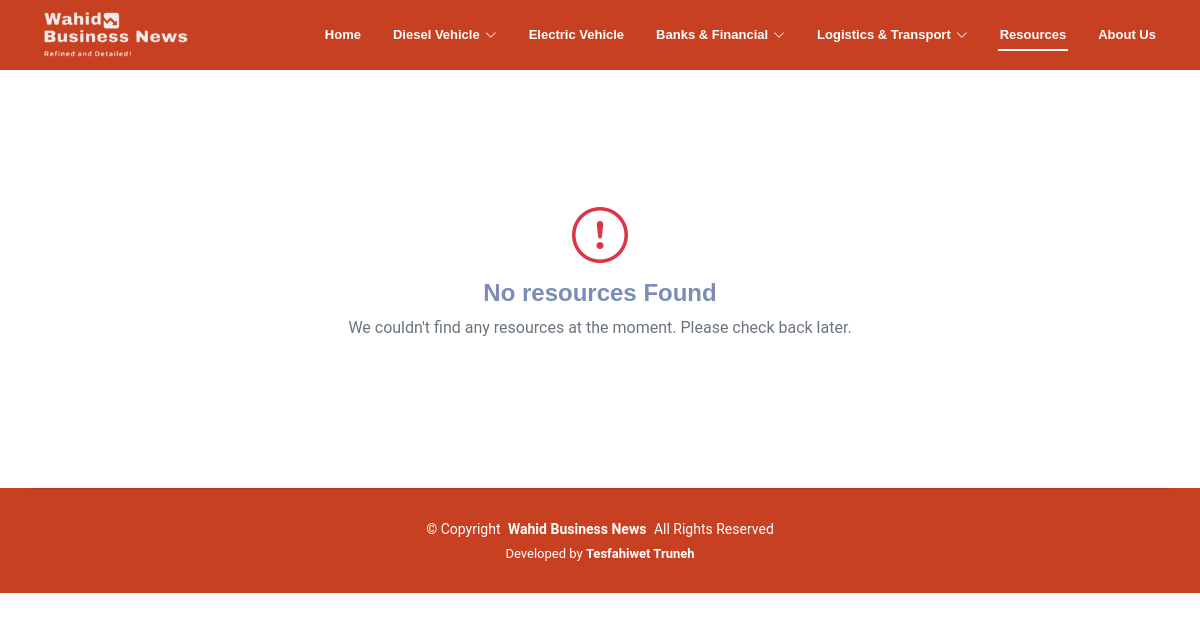
The app's page /display-resources, older data.
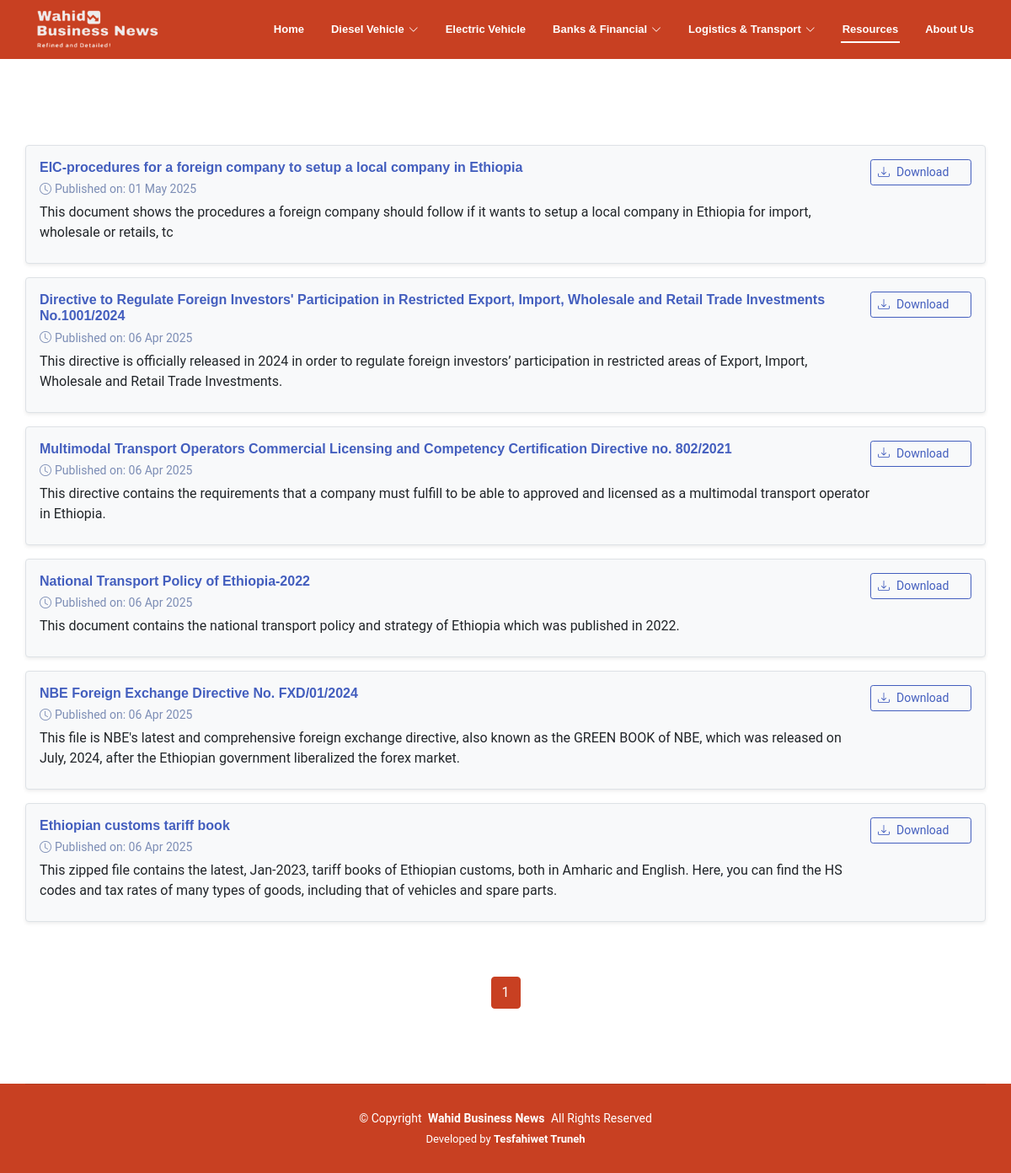
The same page, newer data.
### admin_app/models.py (models this page shows, shortened)
class ResourcesModel(models.Model):
    resource_name = models.CharField(max_length=200)
    short_description = models.TextField()
    resource_file = models.FileField(upload_to="resources")
    created_at = models.DateTimeField(default=timezone.now)
    class Meta:
        verbose_name = "Resource"
        verbose_name_plural = "Resources"
        ordering = ['-created_at']

### App/views.py (the view)
# urls.py: path("display-resources", DisplayResourceItems.as_view(), name = "display-resources"),
class DisplayResourceItems(HitCountMixin, TemplateView):
    template_name = "display-resources.html"
    def get(self, request, *args, **kwargs):
        website = Website.objects.get(name="Wahid Business News")
        hit_count = HitCount.objects.get_for_object(website)
        HitCountMixin.hit_count(request, hit_count)
        return super().get(request, *args, **kwargs)
    def get_context_data(self, **kwargs):
        context = super().get_context_data(**kwargs)
        resources_list = ResourcesModel.objects.all().order_by('-created_at')
        page = self.request.GET.get('page', 1)
        paginator = Paginator(resources_list, 10)
        context['resource_list'] = paginator.get_page(page)
        return context

### templates/display-resources.html (shortened to what this page needs)
{% extends 'base.html' %}
{% load static %}
{% block 'page-template' %}
<main class="main">
    <section id="blog-posts" class="blog-posts section mt-5">
        <div class="container">
            <div class="row mt-5">
                {% if resource_list %}
                {% for resource in resource_list %}
                <div class="result-item mt-3 border rounded p-3 shadow-sm bg-light">
                    <div class="d-flex justify-content-between align-items-start">
                        <div>
                            <h6 class="mb-1 blog-title">
                                <a href="#" class="text-primary text-decoration-none">
                                    {{ resource.resource_name }}
                                </a>
                            </h6>
                            <p class="mb-1 text-muted">
                                <small>
                                    <i class="bi bi-clock me-1"></i>Published on:
                                    {{ resource.created_at|date:"d M Y" }}
                                </small>
                            </p>
                            <p class="mb-2 text-dark">
                                {{ resource.short_description }}
                            </p>
                        </div>
                        <div>
                            <a href="{{ resource.resource_file.url }}"
                               class="btn btn-outline-primary btn-sm d-flex align-items-center"
                               download>
                                <i class="bi bi-download me-2"></i>Download
                            </a>
                        </div>
                    </div>
                </div>
                {% endfor %}
                {% else %}
                <div class="d-flex flex-column align-items-center justify-content-center text-center my-5">
                    <i class="bi bi-exclamation-circle display-4 text-danger"></i>
                    <h4 class="text-muted mt-2">No resources Found</h4>
                    <p class="text-secondary">We couldn't find any resources at the moment. Please check back later.</p>
                </div>
                {% endif %}
            </div>
        </div>
    </section>
    {% if resource_list %}
    <section id="blog-pagination" class="blog-pagination section">
        <div class="container">
            <div class="d-flex justify-content-center">
                <ul class="pagination">
                    {% for page_num in resource_list.paginator.page_range %}
                    {% if resource_list.number == page_num %}
                    <li class="page-item active">
                        <span class="page-link">{{ page_num }}</span>
                    </li>
                    {% else %}
                    <li class="page-item">
                        <a class="page-link" href="?page={{ page_num }}&next_post=true">{{ page_num }}</a>
                    </li>
                    {% endif %}
                    {% endfor %}
                </ul>
            </div>
        </div>
    </section>
    {% endif %}
</main>
{% endblock %}

### templates/base.html (shortened to what this page needs)
{% load static %}
<!DOCTYPE html>
<html lang="en">
<head>
    <link rel="stylesheet" href="{% static 'admin_statics/bootstrap.css' %}">
    <link rel="stylesheet" href="https://cdn.jsdelivr.net/npm/bootstrap-icons@1.11.3/font/bootstrap-icons.min.css">
    <link href="https://cdn.jsdelivr.net/npm/aos@2.3.4/dist/aos.css" rel="stylesheet">
    <link href="https://cdn.jsdelivr.net/npm/parsleyjs/dist/parsley.css" rel="stylesheet">
    <link rel="stylesheet" type="text/css" href="https://cdn.jsdelivr.net/npm/toastify-js/src/toastify.min.css">
    <link href="{% static 'css/main.css' %}" rel="stylesheet">
</head>
<body class="blog-page">
    <header id="header" class="header fixed-top">
        <div class="branding d-flex align-items-cente">
            <div class="container position-relative d-flex align-items-center justify-content-between">
                <a href="{% url 'user-index-view' %}" class="logo d-flex align-items-center">
                    <img src="{% static 'images/site-logo.png' %}" alt="">
                </a>
                <nav id="navmenu" class="navmenu">
                    <ul>
                        <li>
                            <a href="{% url 'user-index-view' %}"
                                class="fw-bold {% if request.resolver_match.url_name == 'user-index-view' %}active{% endif %}">
                                Home
                            </a>
                        </li>
                        <li class="dropdown">
                            <a href="#" class="fw-bold ">
                                <span>Diesel Vehicle</span>
                                <i class="bi bi-chevron-down toggle-dropdown"></i>
                            </a>
                        </li>
                        <li>
                            <a href="{% url 'news-by-category' news_type='electric-vehicle' %}"
                            class="fw-bold {% if request.resolver_match.url_name == 'news-by-category' and request.resolver_match.kwargs.news_type == 'electric-vehicle' %}active{% endif %}">
                            Electric Vehicle
                            </a>
                        </li>
                        <li class="dropdown">
                            <a href="#" class="fw-bold ">
                                <span>Banks & Financial</span>
                                <i class="bi bi-chevron-down toggle-dropdown"></i>
                            </a>
                        </li>
                        <li class="dropdown">
                            <a href="#" class="fw-bold ">
                                <span>Logistics & Transport</span>
                                <i class="bi bi-chevron-down toggle-dropdown"></i>
                            </a>
                        </li>
                        <li>
                            <a href="{% url 'display-resources' %}"
                                class="fw-bold {% if request.resolver_match.url_name == 'display-resources' %}active{% endif %}">
                                Resources
                            </a>
                        </li>
                        <li>
                            <a href="#" class="fw-bold" data-bs-toggle="modal" data-bs-target="#exampleModalCenter">
                                About Us
                            </a>
                        </li>
                    </ul>
                </nav>
            </div>
        </div>
    </header>
    {% block 'page-template' %}
    {% endblock %}
    <footer id="footer" class="footer accent-background">
        <div class="container copyright text-center mt-4">
            <p>© <span>Copyright</span> <strong class="px-1 sitename">Wahid Business News</strong> <span>All Rights
                    Reserved</span></p>
            <div class="credits">
                Developed by <a href="https://www.linkedin.com/in/tesfahiwet-truneh-2a2139179/" class="fw-bold">Tesfahiwet Truneh</a>
            </div>
        </div>
    </footer>
</body>
</html>

### static/css/main.css (style rules this page uses)
:root { --default-font: "Roboto", system-ui, -apple-system, "Segoe UI", Roboto, "Helvetica Neue", Arial, "Noto Sans", "Liberation Sans", sans-serif, "Apple Color Emoji", "Segoe UI Emoji", "Segoe UI Symbol", "Noto Color Emoji"; --heading-font: "Montserrat", sans-serif; --nav-font: "Poppins", sans-serif; }
:root { --background-color: #ffffff; --default-color: #222222; --heading-color: #172a28; --accent-color: #008374; --surface-color: #ffffff; --contrast-color: #ffffff; }
:root { --nav-color: #ffffff; --nav-hover-color: #fff; --nav-mobile-background-color: #ffffff; --nav-dropdown-background-color: #ffffff; --nav-dropdown-color: #01433c; --nav-dropdown-hover-color: #008374; }
.accent-background { --background-color: #09211e; --default-color: #000; --heading-color: #ffffff; --accent-color: #ffffff; --surface-color: #00b6a1; --contrast-color: #ffffff; }
:root { scroll-behavior: smooth; }
body { color: var(--default-color); background-color: var(--background-color); font-family: var(--default-font); }
a { color: var(--accent-color); text-decoration: none; transition: 0.3s; }
h1, h2, h3, h4, h5, h6 { color: #000; font-family: var(--heading-font); }
.header { --background-color: #c84022; --heading-color: #ffffff; color: var(--default-color); transition: all 0.5s; z-index: 997; background-color: var(--background-color); }
.header .branding { min-height: 60px; padding: 10px 0; }
.header .logo { line-height: 1; }
.header .logo img { max-height: 50px; margin-right: 8px; }
@media (min-width: 1200px) { .navmenu { padding: 0; } }
@media (min-width: 1200px) { .navmenu ul { margin: 0; padding: 0; display: flex; list-style: none; align-items: center; } }
@media (min-width: 1200px) { .navmenu li { position: relative; } }
@media (min-width: 1200px) { .navmenu>ul>li { white-space: nowrap; padding: 15px 14px; } }
@media (min-width: 1200px) { .navmenu>ul>li:last-child { padding-right: 0; } }
@media (min-width: 1200px) { .navmenu a, .navmenu a:focus { color: var(--nav-color); font-size: 13px; padding: 0 2px; font-family: var(--nav-font); font-weight: 500; display: flex; align-items: center; justify-content: space-between; white-space: nowrap; transition: 0.3s; position: relative; } }
@media (min-width: 1200px) { .navmenu a i, .navmenu a:focus i { font-size: 12px; line-height: 0; margin-left: 5px; transition: 0.3s; } }
@media (min-width: 1200px) { .navmenu>ul>li>a:before { content: ""; position: absolute; height: 2px; bottom: -6px; left: 0; background-color: var(--nav-hover-color); visibility: hidden; width: 0px; transition: all 0.3s ease-in-out 0s; } }
@media (min-width: 1200px) { .navmenu a:hover:before, .navmenu li:hover>a:before, .navmenu .active:before { visibility: visible; width: 100%; } }
@media (min-width: 1200px) { .navmenu li:hover>a, .navmenu .active, .navmenu .active:focus { color: var(--nav-color); } }
.footer { color: #fff; background-color: #c84022; font-size: 14px; position: relative; }
.footer .copyright { padding-top: 30px; padding-bottom: 30px; border-top: 1px solid color-mix(in srgb, var(--default-color), transparent 90%); }
.footer .copyright p { margin-bottom: 0; }
.footer .credits { margin-top: 4px; font-size: 13px; }
section, .section { color: var(--default-color); background-color: var(--background-color); padding: 60px 0; scroll-margin-top: 112px; overflow: clip; }
.blog-pagination { padding-top: 0; color: color-mix(in srgb, var(--default-color), transparent 40%); }
.blog-pagination ul { display: flex; padding: 0; margin: 0; list-style: none; }
.blog-pagination li { margin: 0 5px; transition: 0.3s; }
.page-item.active .page-link { z-index: 3; color: #fff; background-color: #c84022; border-color: #c84022; }
.active { color: green; border-radius: 5px; padding: 5px 10px; }
.btn { min-width: 120px; }

### templates/display-resources.html (style rules this page uses)
.result-item { border: 1px solid #ddd; border-radius: 5px; padding: 15px; background-color: #f9f9f9; position: relative; }

Row changes from the older to the newer data that the page shows:
added ResourcesModel: resource_name "EIC-procedures for a foreign company to setup a local company in Ethiopia", created_at "01 May 2025", short_description "This document shows the procedures a foreign company should follow if it wants to setup a local company in Ethiopia for import, wholesale or retails, tc"
added ResourcesModel: resource_name "Directive to Regulate Foreign Investors' Participation in Restricted Export, Import, Wholesale and Retail Trade Investments No.1001/2024", created_at "06 Apr 2025", short_description "This directive is officially released in 2024 in order to regulate foreign investors’ participation in restricted areas of Export, Import, Wholesale and Retail Trade Investments."
added ResourcesModel: resource_name "Multimodal Transport Operators Commercial Licensing and Competency Certification Directive no. 802/2021", created_at "06 Apr 2025", short_description "This directive contains the requirements that a company must fulfill to be able to approved and licensed as a multimodal transport operator in Ethiopia."
added ResourcesModel: resource_name "National Transport Policy of Ethiopia-2022", created_at "06 Apr 2025", short_description "This document contains the national transport policy and strategy of Ethiopia which was published in 2022."
added ResourcesModel: resource_name "NBE Foreign Exchange Directive No. FXD/01/2024", created_at "06 Apr 2025", short_description "This file is NBE's latest and comprehensive foreign exchange directive, also known as the GREEN BOOK of NBE, which was released on July, 2024, after the Ethiopian government liberalized the forex market."
added ResourcesModel: resource_name "Ethiopian customs tariff book", created_at "06 Apr 2025", short_description "This zipped file contains the latest, Jan-2023, tariff books of Ethiopian customs, both in Amharic and English. Here, you can find the HS codes and tax rates of many types of goods, including that of vehicles and spare parts."
Text that changed along with them:
new list line: "1"
text no longer shown: "No resources Found We couldn't find any resources at the moment. Please check back later."
